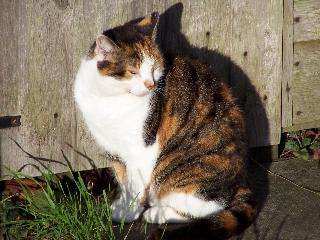
#> input picture A2/inputs/15_19_s.jpg, 320 x 240 px
$ jupyter execute --allow-errors q3.ipynb
#> lines starting #> are read from the running program, lines starting #| are printed output that depends on the picture
[cell 1]
# !unzip dd.zip

[cell 2]
import cv2
import os
import numpy as np
from skimage import feature
from skimage.transform import resize
import matplotlib.pyplot as plt
from sklearn.cluster import KMeans


# dir_images = "dd/"
dir_images=input("Enter path to the directory: ")
#> the answer given: inputs
imgs = os.listdir(dir_images)

[cell 3]
def featu(im):    # function to read and get the hog features
  img = cv2.imread(im)  # reading the image
  img = cv2.cvtColor(img,cv2.COLOR_BGR2GRAY)
  img = resize(img, (200, 230))  # resizing so that the number of features is same for every image
  fd = feature.hog(img)  # getting the hog features
  return fd

[cell 4]
# k=20  # taking k=20(random)
k=int(input("enter the number of words to be used: "))
#> the answer given: 3
finallist=[]
#> (the rest of this cell did not finish here and is left out)

  finallist.append(fd)
finallist=np.array(finallist)
fflist=finallist.reshape(-1,1)

[cell 5]
kmeans = KMeans(n_clusters=k)
#> (the rest of this cell did not finish here and is left out)

[cell 6]
def getfeatures(path, kmeans):  # function to get the feature vector
  print(path)
  f=featu(path)  # get the features of the image
  p=kmeans.predict(f.reshape(-1,1))  # reshape and get which cluster each feature belong to
  im_level_f=[0]*k
  for f in p:  # count number of feature for each cluster
    im_level_f[f]+=1
  return im_level_f

[cell 7]
path=input("Enter the path to the image: ")
#> the answer given: inputs/15_19_s.jpg
print(path)
#> (the rest of this cell did not finish here and is left out)

#> call 2 of featu, with im = 'inputs/15_19_s.jpg'
#> in featu, img is the input picture: shape (240, 320, 3); mean B, G, R 90.5, 108.3, 119.1
#> in featu (call 2), `img = cv2.cvtColor(img,cv2.COLOR_BGR2GRAY)`:
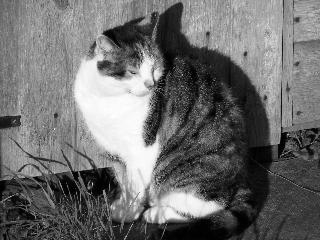
#> img: shape (240, 320); min 0, max 255, mean 109.5
#> in featu (call 2), `img = resize(img, (200, 230))`:
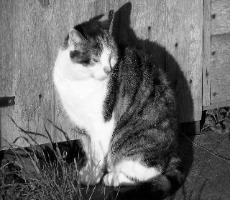
#> img: shape (200, 230) float64; min 8.33e-09, max 0.997, mean 0.429
